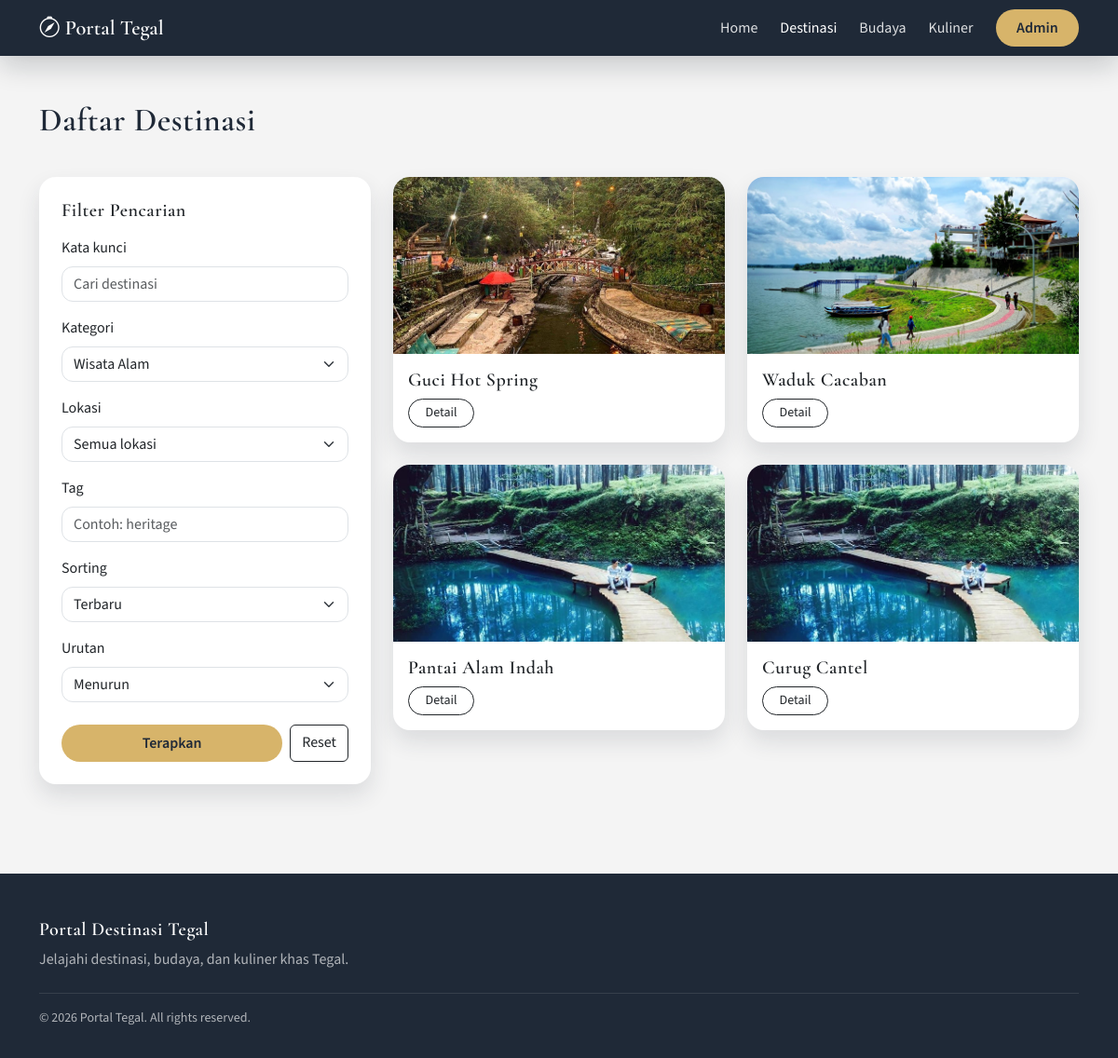
Page /index.php?route=destinations&category_id=1 on the committed database.
### tables this page shows
CREATE TABLE destinations (
  id INT AUTO_INCREMENT PRIMARY KEY,
  category_id INT NOT NULL,
  name VARCHAR(150) NOT NULL,
  slug VARCHAR(180) NOT NULL UNIQUE,
  location VARCHAR(120) NOT NULL,
  short_desc VARCHAR(255) NOT NULL,
  content TEXT NOT NULL,
  thumbnail VARCHAR(255) DEFAULT NULL,
  is_featured TINYINT(1) NOT NULL DEFAULT 0,
  views INT NOT NULL DEFAULT 0,
  created_at DATETIME NOT NULL DEFAULT CURRENT_TIMESTAMP,
  CONSTRAINT fk_dest_category FOREIGN KEY (category_id) REFERENCES categories(id) ON DELETE RESTRICT
);

### app/core/helpers.php (called while the page is built, shortened)
<?php
function e($value)
{
    return htmlspecialchars((string) $value, ENT_QUOTES, 'UTF-8');
}
function base_url($path = '')
{
    $base = rtrim(BASE_URL, '/');
    return $base . ($path ? '/' . ltrim($path, '/') : '');
}
function route_url($route = '', array $params = [])
{
    $route = trim($route, '/');
    if ($route !== '') {
        $params = array_merge(['route' => $route], $params);
    }
    $query = http_build_query($params);
    $base = base_url('index.php');
    if ($query === '') {
        return $base;
    }
    return $base . '?' . $query;
}
function view($template, array $data = [])
{
    $template = trim($template, '/');
    $path = dirname(__DIR__) . '/views/' . $template . '.php';
    extract($data, EXTR_SKIP);
    require $path;
}
function image_url($file, $fallback = 'assets/img/praban-lintang.jpg')
{
    $root = dirname(__DIR__, 2);
    $uploadPath = $root . '/assets/uploads/' . $file;
    $localPath = $root . '/assets/img/' . $file;
    if (is_file($localPath)) {
        return base_url('assets/img/' . $file);
    }
    return base_url($fallback);
}

### app/controllers/DestinationsController.php (called while the page is built, shortened)
<?php
class DestinationsController extends BaseController
{
    public function index()
    {
        $filters = [
            'q' => trim($_GET['q'] ?? ''),
            'category_id' => (int) ($_GET['category_id'] ?? 0),
            'location' => trim($_GET['location'] ?? ''),
            'tag' => trim($_GET['tag'] ?? ''),
            'sort' => $_GET['sort'] ?? 'created_at',
            'order' => $_GET['order'] ?? 'desc',
        ];
        $limit = 9;
        $page = max(1, (int) ($_GET['page'] ?? 1));
        $offset = ($page - 1) * $limit;
        $destinationModel = new DestinationModel($this->pdo);
        $categoryModel = new CategoryModel($this->pdo);
        $result = $destinationModel->search($filters, $limit, $offset);
        $destinations = $result['items'];
        $categories = $categoryModel->all('name');
        $q = $filters['q'];
        $categoryId = $filters['category_id'];
        $tag = $filters['tag'];
        $sort = $filters['sort'];
        $order = strtolower($filters['order']) === 'asc' ? 'ASC' : 'DESC';
        $this->render('destinations/index', compact(
            'pageTitle',
            'destinations',
            'total',
            'page',
            'limit',
            'categories',
            'locations',
            'q',
            'categoryId',
            'location',
            'tag',
            'sort',
            'order'
        ));
    }
}

### index.php (called while the page is built, shortened)
<?php
require_once __DIR__ . '/app/core/bootstrap.php';
$routes = require __DIR__ . '/app/core/routes.php';
$route = trim((string) ($_GET['route'] ?? ''), '/');
[$controllerClass, $method] = $routes[$route];
$controller = new $controllerClass();
$controller->$method();

### app/core/bootstrap.php (called while the page is built, shortened)
<?php
require_once __DIR__ . '/helpers.php';
spl_autoload_register(function ($class) {
    $paths = [
        dirname(__DIR__) . '/controllers/' . $class . '.php',
        dirname(__DIR__) . '/models/' . $class . '.php',
    ];
    foreach ($paths as $path) {
        if (is_file($path)) {
            return;
        }
    }
});

### app/models/BaseModel.php (called while the page is built, shortened)
<?php
class BaseModel
{
    public function __construct($pdo)
    {
        $this->pdo = $pdo;
    }
}

### app/models/CategoryModel.php (called while the page is built, shortened)
<?php
class CategoryModel extends BaseModel
{
    public function all($orderBy = 'id', $direction = 'ASC')
    {
        $orderBy = $orderBy === 'name' ? 'name' : 'id';
        $direction = strtoupper($direction) === 'DESC' ? 'DESC' : 'ASC';
        $stmt = $this->pdo->query('SELECT id, name, slug FROM categories ORDER BY ' . $orderBy . ' ' . $direction);
        return $stmt->fetchAll();
    }
}

### app/models/DestinationModel.php (called while the page is built, shortened)
<?php
class DestinationModel extends BaseModel
{
    public function search(array $filters, $limit, $offset)
    {
        $q = trim($filters['q'] ?? '');
        $categoryId = (int) ($filters['category_id'] ?? 0);
        $location = trim($filters['location'] ?? '');
        $tag = trim($filters['tag'] ?? '');
        $sort = $filters['sort'] ?? 'created_at';
        $order = strtolower($filters['order'] ?? 'desc') === 'asc' ? 'ASC' : 'DESC';
        $sortMap = [
            'created_at' => 'd.created_at',
            'name' => 'd.name',
            'views' => 'd.views',
        ];
        $orderBy = $sortMap[$sort] ?? 'd.created_at';
        $where = [];
        $params = [];
        if ($categoryId > 0) {
            $where[] = 'd.category_id = :category_id';
            $params[':category_id'] = $categoryId;
        }
        $whereSql = $where ? 'WHERE ' . implode(' AND ', $where) : '';
        $totalStmt = $this->pdo->prepare('SELECT COUNT(*) FROM destinations d ' . $whereSql);
        foreach ($params as $key => $value) {
            $totalStmt->bindValue($key, $value);
        }
        $totalStmt->execute();
        $total = (int) $totalStmt->fetchColumn();
        $query = 'SELECT d.*, c.name AS category_name, c.slug AS category_slug FROM destinations d JOIN categories c ON c.id = d.category_id ' . $whereSql . ' ORDER BY ' . $orderBy . ' ' . $order . ' LIMIT :limit OFFSET :offset';
        $stmt = $this->pdo->prepare($query);
        foreach ($params as $key => $value) {
            $stmt->bindValue($key, $value);
        }
        $stmt->bindValue(':limit', (int) $limit, PDO::PARAM_INT);
        $stmt->bindValue(':offset', (int) $offset, PDO::PARAM_INT);
        $stmt->execute();
        $items = $stmt->fetchAll();
        return [
            'total' => $total,
            'items' => $items,
        ];
    }
}

### app/views/destinations/index.php (the view, shortened to what this page needs)
<main class="container my-5">
  <div class="d-flex flex-column flex-lg-row justify-content-between align-items-lg-end gap-3 mb-4">
    <div>
      <h1 class="section-title">Daftar Destinasi</h1>
    </div>
  </div>
  <div class="row g-4">
    <div class="col-lg-4">
      <form class="card filter-card p-4" method="get" action="<?php echo e(route_url('destinations')); ?>" data-auto-submit>
        <h5 class="mb-3">Filter Pencarian</h5>
        <div class="mb-3">
          <label class="form-label">Kata kunci</label>
          <input type="text" name="q" class="form-control" placeholder="Cari destinasi" value="<?php echo e($q); ?>">
        </div>
        <div class="mb-3">
          <label class="form-label">Kategori</label>
          <select name="category_id" class="form-select">
            <?php foreach ($categories as $category) : ?>
              <option value="<?php echo e($category['id']); ?>" <?php echo $categoryId === (int) $category['id'] ? 'selected' : ''; ?>><?php echo e($category['name']); ?></option>
            <?php endforeach; ?>
          </select>
        </div>
        <div class="mb-3">
          <label class="form-label">Lokasi</label>
          <select name="location" class="form-select">
            <option value="">Semua lokasi</option>
          </select>
        </div>
        <div class="mb-3">
          <label class="form-label">Tag</label>
          <input type="text" name="tag" class="form-control" placeholder="Contoh: heritage" value="<?php echo e($tag); ?>">
        </div>
        <div class="mb-3">
          <label class="form-label">Sorting</label>
          <select name="sort" class="form-select">
            <option value="created_at" <?php echo $sort === 'created_at' ? 'selected' : ''; ?>>Terbaru</option>
          </select>
        </div>
        <div class="mb-4">
          <label class="form-label">Urutan</label>
          <select name="order" class="form-select">
            <option value="desc" <?php echo $order === 'DESC' ? 'selected' : ''; ?>>Menurun</option>
          </select>
        </div>
        <div class="d-flex gap-2">
          <button type="submit" class="btn btn-cta flex-fill">Terapkan</button>
          <a href="<?php echo e(route_url('destinations')); ?>" class="btn btn-outline-dark">Reset</a>
        </div>
      </form>
    </div>
    <div class="col-lg-8">
      <div class="row g-4">
        <?php foreach ($destinations as $item) : ?>
          <div class="col-md-6">
            <div class="card destination-card">
              <img src="<?php echo e(image_url($item['thumbnail'])); ?>" alt="<?php echo e($item['name']); ?>">
              <div class="card-body">
                <h5 class="card-title fw-semibold mb-2"><?php echo e($item['name']); ?></h5>
                <div class="d-flex justify-content-between align-items-center">
                  <a class="btn btn-sm btn-outline-dark btn-detail" href="<?php echo e(route_url('destinations/detail', ['slug' => $item['slug']])); ?>">Detail</a>
                </div>
              </div>
            </div>
          </div>
        <?php endforeach; ?>
      </div>
    </div>
  </div>
</main>

### assets/css/style.css (style rules this page uses)
:root { --color-primary: #1f2937; --color-secondary: #8a4f3b; --color-accent: #D7B46A; --color-neutral: #f4f4f4; --color-sand: #f4f4f4; --color-ink: #1f2937; --color-muted: rgba(31, 41, 55, 0.7); --shadow-soft: 0 12px 24px rgba(31, 41, 55, 0.12); --radius-lg: 18px; --bs-gradient: none; --bs-dark: #1f2937; --bs-dark-rgb: 31, 41, 55; }
body { font-family: "Source Sans 3", "Segoe UI", sans-serif; color: var(--color-ink); background-color: var(--color-neutral); min-height: 100vh; display: flex; flex-direction: column; }
main { flex: 1 0 auto; }
h1, h2, h3, h4, h5, .section-title { font-family: "Cormorant Garamond", "Times New Roman", serif; letter-spacing: 0.5px; }
a { color: var(--color-primary); text-decoration: none; }
.btn-cta { background: var(--color-accent); color: var(--color-primary); border: none; border-radius: 999px; padding: 0.5rem 1.4rem; font-weight: 600; }
.btn-detail { border-radius: 999px; padding-left: 1.1rem; padding-right: 1.1rem; }
.section-title { font-size: 2.2rem; margin-bottom: 1rem; }
.category-card, .destination-card, .culture-card { border: none; border-radius: 18px; box-shadow: var(--shadow-soft); background: #fff; height: 100%; overflow: hidden; }
.destination-card img, .culture-card img { width: 100%; height: 190px; object-fit: cover; }
.filter-card { border-radius: 18px; border: none; box-shadow: var(--shadow-soft); background: #fff; }
.form-control, .form-select { border-radius: 12px; }

### rows in the picture
destinations: thumbnail (picture), name "Guci Hot Spring"
destinations: thumbnail (picture), name "Waduk Cacaban"
destinations: thumbnail (picture), name "Pantai Alam Indah"
destinations: thumbnail (picture), name "Curug Cantel"

### other values in the picture
form field category_id "Wisata Alam"
